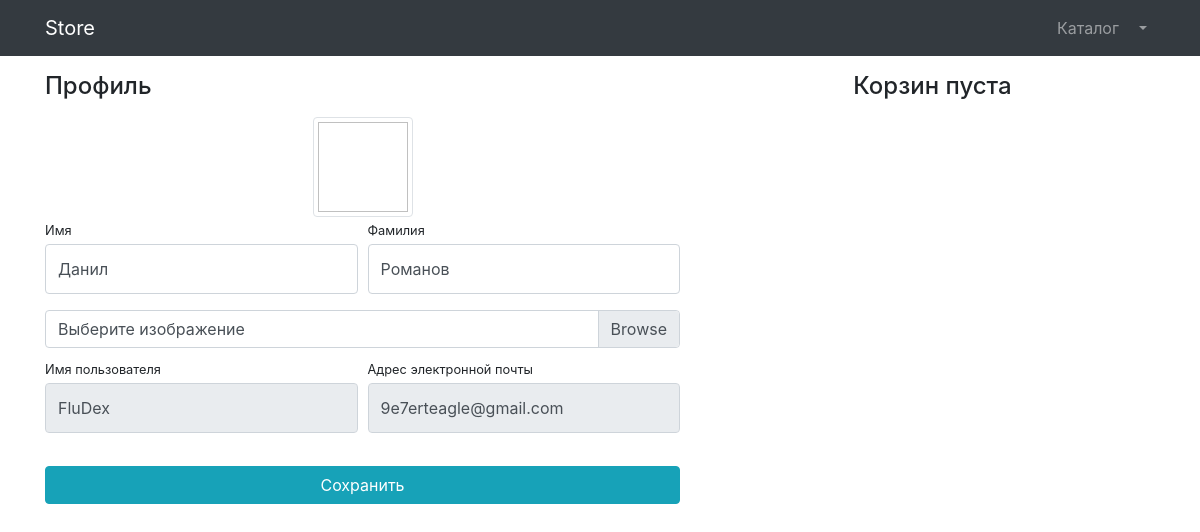
The page /users/profile/8/ (signed in) on the database as committed earlier.
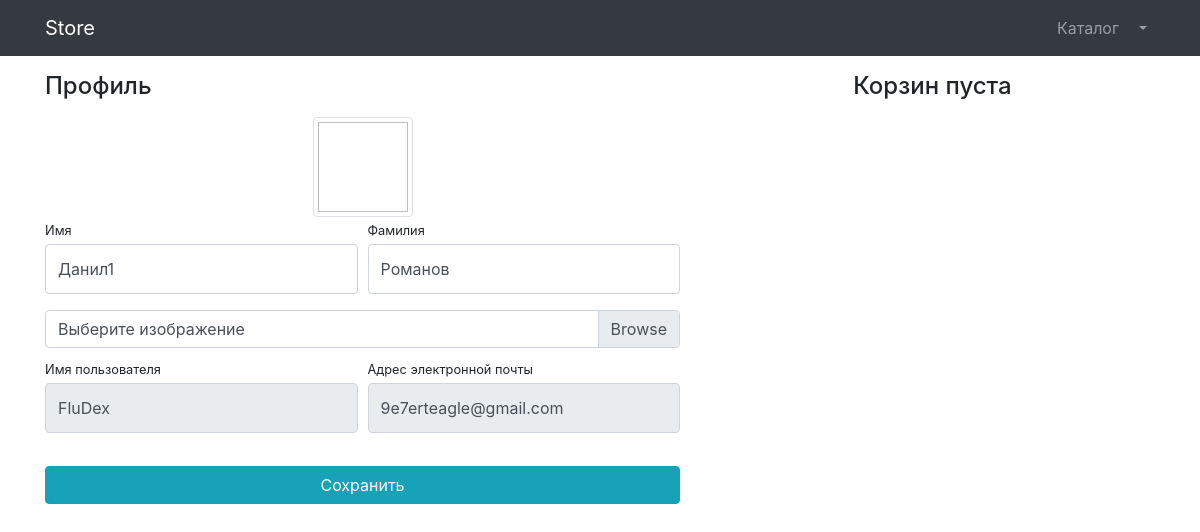
The same page on the database as committed later.
### users/models.py (models this page shows)
class User(AbstractUser):
    image = models.ImageField(upload_to='users_images', null=True, blank=True)

### users/views.py (the view, shortened to what this page needs)
# urls.py: path('profile/<int:pk>/', login_required(UserProfileView.as_view()), name='profile'),
class UserProfileView(UpdateView):
    model = User
    form_class = UserProfileForm
    template_name = 'users/profile.html'
    def get_context_data(self, **kwargs):
        context = super(UserProfileView, self).get_context_data()
        context['title'] = 'Store - Личный кабинет'
        context['baskets'] = Basket.objects.filter(user=self.object)
        return context

### users/forms.py
class UserProfileForm(UserChangeForm):
    first_name = forms.CharField(widget=forms.TextInput(attrs={'class': 'form-control py-4'}))
    last_name = forms.CharField(widget=forms.TextInput(attrs={'class': 'form-control py-4'}))
    image = forms.ImageField(widget=forms.FileInput(attrs={'class': 'custom-file-input'}), required=False) # не обяз
    username = forms.CharField(widget=forms.TextInput(attrs={'class': 'form-control py-4', 'readonly': True}))
    email = forms.CharField(widget=forms.TextInput(attrs={'class': 'form-control py-4', 'readonly': True}))
    class Meta:
        model = User
        fields = ('first_name', 'last_name', 'image', 'username', 'email')

### users/templates/users/profile.html (shortened to what this page needs)
{% extends 'products/base.html' %}
{% load static %}
{% block css %}
<link href="{% static 'vendor/css/profile.css' %}" rel="stylesheet">
{% endblock %}
{% block content %}
<div class="container">
    <div class="row">
        <div class="col-lg-7">
            <h4 class="mt-3 mb-3">Профиль</h4>
            <div class="col-lg-12 text-center">
                <img width="100" height="100"
                     src="{% if user.image %} {{ users.image.url }} {% else %} {% static 'vendor/img/users/default_avatar.jpg' %} {% endif %}"
                     class="img-thumbnail">
            </div>
            <form action="{% url 'users:profile' user.id %}" method="post" enctype="multipart/form-data">
                <div class="form-row">
                    <div class="col-lg-6">
                        <div class="form-group">
                            <label class="small mb-1" for="{{ form.first_name.id_for_label }}">
                                Имя
                            </label>
                            {{ form.first_name }}
                        </div>
                    </div>
                    <div class="col-lg-6">
                        <div class="form-group">
                            <label class="small mb-1" for="{{ form.last_name.id_for_label }}">
                                Фамилия
                            </label>
                            {{ form.last_name }}
                        </div>
                    </div>
                </div>
                <div class="form-row mb-2">
                    <div class="col-lg-12">
                        <div class="custom-file">
                            <label class="custom-file-label" for="{{ form.image.id_for_label }}">
                                Выберите изображение
                            </label>
                        </div>
                    </div>
                </div>
                <div class="form-row">
                    <div class="col-lg-6">
                        <label class="small mb-1" for="{{ form.last_name.id_for_label }}">
                            Имя пользователя
                        </label>
                        {{ form.username }}
                    </div>
                    <div class="col-lg-6">
                        <label class="small mb-1" for="{{ form.email.id_for_label }}">
                            Адрес электронной почты
                        </label>
                        {{ form.email }}
                    </div>
                </div>
                <div class="form-row">
                    <div class="col-lg-12" style="margin-top: 33px;">
                        <input class="btn btn-info btn-block" type="submit" value="Сохранить">
                    </div>
                </div>
            </form>
        </div>
        <div class="col-lg-5">
            {% include 'products/baskets.html' %}
        </div>
    </div>
</div>
{% endblock %}

Rows that differ between the two databases and show on the page:
changed User "Романов": first_name "Данил" → "Данил1"
